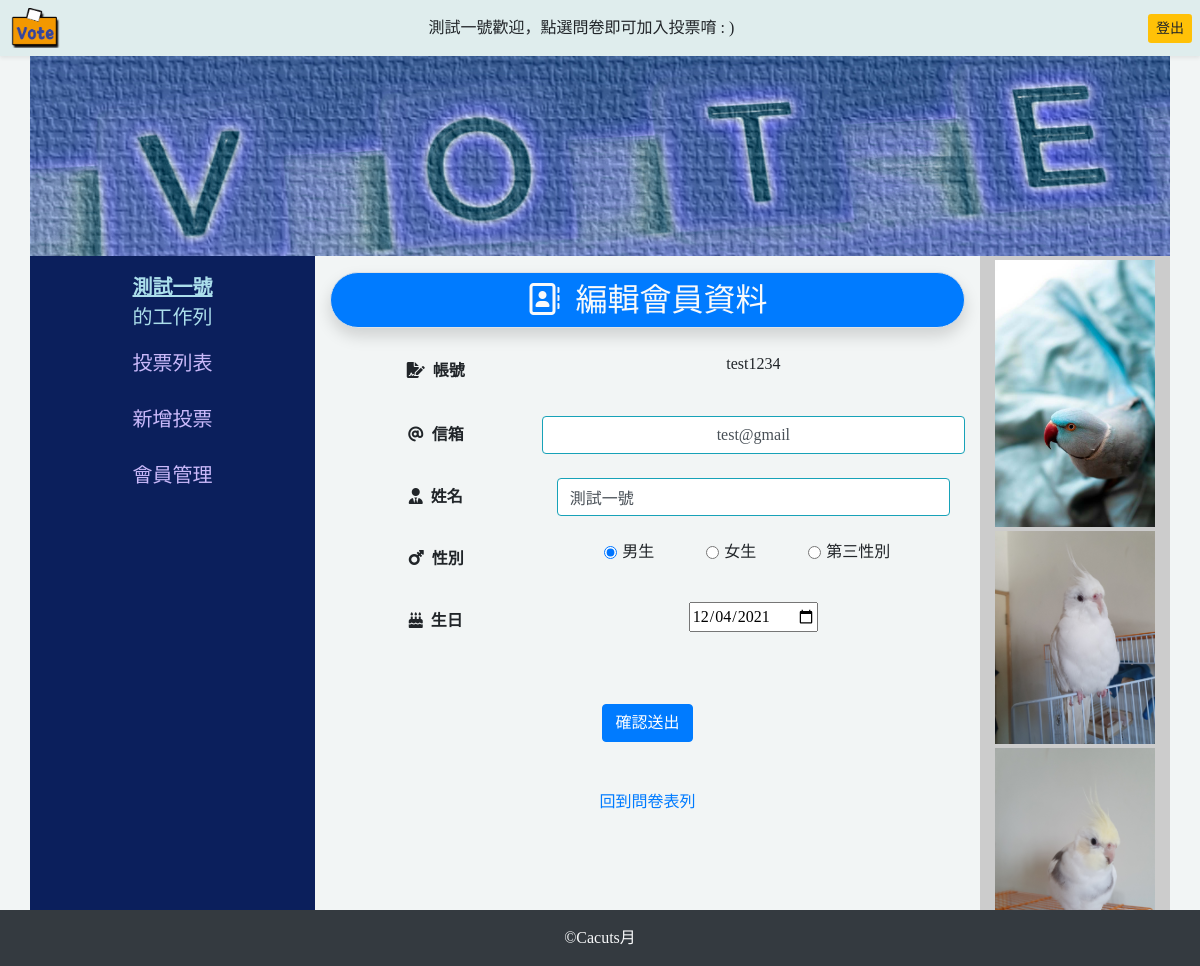
The page /index.php?do=member (signed in) on the database its author committed.
### tables this page shows
CREATE TABLE `users` (
  `id` int(11) UNSIGNED NOT NULL,
  `account` varchar(24) NOT NULL COMMENT '帳號',
  `password` varchar(24) NOT NULL COMMENT '密碼',
  `email` varchar(64) NOT NULL COMMENT '信箱',
  `name` varchar(12) NOT NULL COMMENT '姓名',
  `gender` varchar(16) NOT NULL COMMENT '性別',
  `birthday` date NOT NULL COMMENT '生日',
  `note` varchar(11) NOT NULL COMMENT '備註'
);

CREATE TABLE `ad` (
  `id` int(11) UNSIGNED NOT NULL,
  `name` varchar(64) NOT NULL COMMENT '檔名',
  `sh` tinyint(1) UNSIGNED NOT NULL COMMENT '上架',
  `intro` varchar(64) DEFAULT NULL COMMENT '備註'
);

### api/db.php (called while the page is built, shortened)
<?php
$dsn="mysql:host=localhost;charset=utf8;dbname=vote";
$pdo=new PDO($dsn,'root','');
function all($table,...$arg){
global $pdo;
$sql="SELECT * FROM `$table` ";
if(isset($arg[0])){
    if(is_array($arg[0])){
        foreach($arg[0] as $key=>$value){
            $tmp[]="`$key`='$value'";
        }
        $sql=$sql."where " . implode(" AND ",$tmp);
    }else{
        $sql=$sql.$arg[0];
    }
}
$rows=$pdo->query($sql)->fetchAll(PDO::FETCH_ASSOC);
return $rows;
}
?>

### frontend/member.php (the view, shortened to what this page needs)
<?php
$sql="SELECT * FROM `users`
        WHERE `account`='{$_SESSION['user']}'";
$user=$pdo->query($sql)->fetch();
?>
<div class="header box box1 border rounded-pill mt-3 bg-primary shadow">
    <h2 class="text-center text-light pt-2"><i class="far fa-address-book">&nbsp;&nbsp;編輯會員資料</i></h2>
</div>
<div class="container" style="height:508px">
<form action="./api/edit_user.php?user=<?=$_SESSION['user'];?>" method="post" id="regForm" class="text-center">
<div class="form-group row mt-4">
    <label for="account" class="col-sm-4 col-form-label text-center "><i
    class="fas fa-file-signature">&nbsp;&nbsp;帳號</i></label>
    <div class=" col-sm-8 ">
        <p class="border-info" id="account" name="account"><?=$user['account'];?></p>
    </div>
</div>
<div class="form-group row mt-4">
    <label for="email" class="col-sm-4 col-form-label text-center"><i class="fas fa-at ">&nbsp;&nbsp;信箱</i></label>
    <input type="email" class="form-control col-sm-8 text-center border-info" id="email" name="email" value="<?=$user['email'];?>">
</div>
<div class="form-group row mt-4">
    <label for="name" class="col-sm-4 col-form-label text-center">
        <i class="fas fa-user-tie">&nbsp;&nbsp;姓名</i></label>
    <div class=" col-sm-8 ">
        <input type="text" class="form-control border-info" id="name" name="name" value="<?=$user['name'];?>">
    </div>
</div>
<div class="form-group row mt-4">
    <legend class="col-form-label col-sm-4 text-center" ><i class="fas fa-mars-stroke">&nbsp;&nbsp;性別</i></legend>
        <div class="col-sm-8">
            <div class="form-check-inline mr-5">
                <input class="form-check-input " type="radio" name="gender" id="man" value="man" checked>
                <label class="form-check-label" for="man">男生</label>
            </div>
            <div class="form-check-inline mr-5">
                <input class="form-check-input " type="radio" name="gender" id="Woman" value="woman">
                <label class="form-check-label" for="Woman">女生</label>
            </div>
            <div class="form-check-inline">
                <input class="form-check-input " type="radio" name="gender" id="Third gender" value="third_gender">
                <label class="form-check-label" for="Third gender">第三性別</label>
            </div>
        </div>
</div>
<div class="form-group row mt-4">
    <label for="birthday" class="col-sm-4 col-form-label text-center">
        <i class="fas fa-birthday-cake">&nbsp;&nbsp;生日</i></label>
    <div class="col-sm-8">
        <input type="date" class="date" id="birthday" name="birthday" value="<?=$user['birthday'];?>">
    </div>
</div>
<div><input type="submit" class="btn btn-primary mt-5" value="確認送出"></div>
</form>
<div class="container text-center mt-5">
    <a  href="index.php">回到問卷表列</a>
</div>
</div>

### frontend/adImg.php
<?php
$images=all('ad',['sh'=>1]);
foreach($images as $key => $image){
    if($key==0){
        echo "<div class='rounded my-1'>";
    }else{
        echo "<div class='rounded my-1'>";
    }
    echo "<img src='./img/{$image['name']}' alt='{$image['intro']}' class='d-block w-100'></div>";
}
?>

### index.php (style rules this page uses)
body { background-color: #f2f5f5; font-family: Microsoft JhengHei; }

### rows shown on the page
users: account "test1234", email "test@gmail", name "測試一號", birthday "12/04/2021"
ad: name (picture)
ad: name (picture)
ad: name (picture)

### other values the page prints
$_SESSION['name'] "測試一號"
